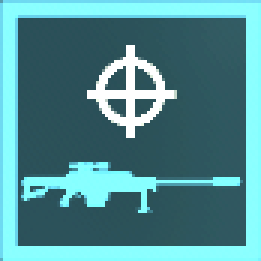
#> input picture automatic_stratagems/scanner/references/AntiMaterialRifle.png, 87 x 87 px (shown 3 times larger)
$ python -i mission_references.py   (imports and definitions only)
#> lines starting #> are read from the running program, lines starting #| are printed output that depends on the picture; after the words box and inside, x2 and y2 are one past the last pixel; in counts of white or black regions, pixels touching at a corner belong together
#> further down, picture is the input picture: PIL image 87x87 RGB; mean R, G, B 79.5, 139.4, 145.8
"""Strict matches to visually labeled game icons, with blurred scenery removed."""
from functools import lru_cache
from pathlib import Path

import cv2
import numpy as np
from PIL import Image

from .recognize.constants import MISSION_REFERENCE_INSET, MISSION_REFERENCE_PX
from .recognize.match_result import GAME_REFERENCE_TOP3

REFERENCE_DIR = Path(__file__).with_name('references')


def detail_image(image):
    """Extract high-frequency glyph detail from a reference crop or live tile.

    Detail is grayscale minus a heavily blurred copy of the image resized to
    MISSION_REFERENCE_PX, with the frame corner and quantity badge area (rows
    52+, columns 69+) zeroed before the inset crop.
    """
    rgb = np.array(image.convert('RGB').resize((MISSION_REFERENCE_PX, MISSION_REFERENCE_PX)))
    gray = cv2.cvtColor(rgb, cv2.COLOR_RGB2GRAY).astype(np.float32) / 255
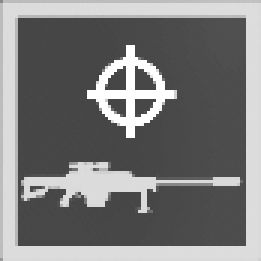
#> gray: shape (87, 87) float32 (shown 3 times larger); min 0.271, max 1, mean 0.479
    detail = gray - cv2.GaussianBlur(gray, (0, 0), 3)
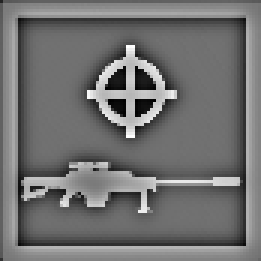
#> detail: shape (87, 87) float32 (shown 3 times larger); min -0.428, max 0.536, mean -0.000101; drawn with min black and max white
    # Exclude frame edges and the quantity badge, which can change independently.
    detail[52:, 69:] = 0
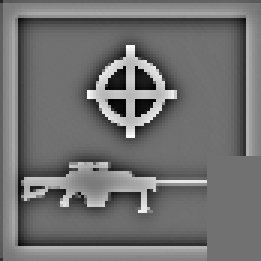
#> detail: shape (87, 87) float32 (shown 3 times larger); 8.32% of pixels changed, all inside (x1, y1, x2, y2) = (69, 52, 87, 87); drawn with min black and max white
    return detail[MISSION_REFERENCE_INSET:-MISSION_REFERENCE_INSET,
                  MISSION_REFERENCE_INSET:-MISSION_REFERENCE_INSET]
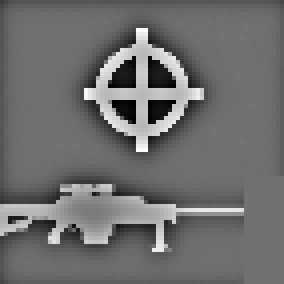
#> returned value: shape (71, 71) float32 (shown 4 times larger); min -0.428, max 0.536, mean -0.00859; drawn with min black and max white


# [51 lines left out: functions badge_mask, references, match_reference, not called in this run]

>>> from PIL import Image
>>> picture = Image.open('references/AntiMaterialRifle.png')
>>> result = detail_image(picture)
